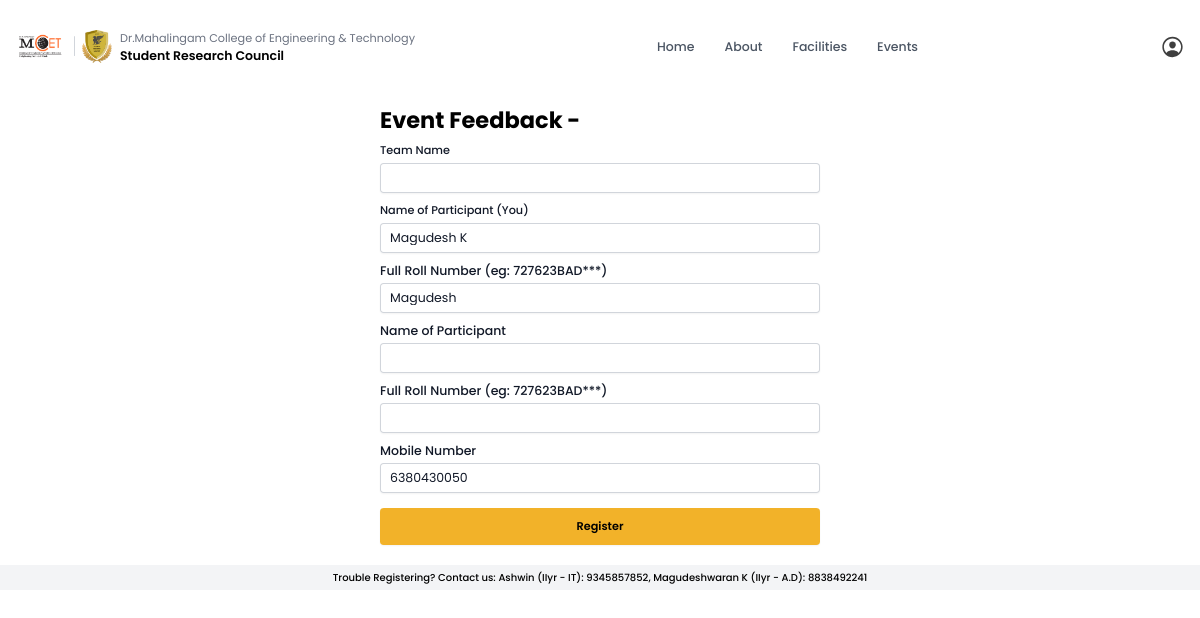
The page /event_review/1/ (signed in) on the database its author committed.
### authentication/models.py (models this page shows, shortened)
class User(AbstractUser):
    first_name = None
    last_name = None
    full_name = models.CharField(max_length=100)
    department = models.ForeignKey(department, on_delete=models.SET_NULL, null=True)
    yos = models.CharField(choices=(
        ("FIRST", "First Year"),
        ("SECOND", "Second Year"),
        ("THIRD", "Third Year"),
        ("FINAL", "Final Year")
    ), max_length=10)
    contact = models.CharField(max_length=12)
    collegemail = models.EmailField()
    USERNAME_FIELD = 'username'
    REQUIRED_FIELDS = ['email']

### core/views.py (the view)
# urls.py: path('event_review/<int:event_id>/', event_review),
@login_required
def event_review(request, event_id):
    try:
        event = microevents.objects.get(id=event_id)
        teammember.objects.filter(is_registrar = True, roll = request.user.username)
        questions = review_question.objects.filter(event = event)
    except ObjectDoesNotExist:
        return redirect('/')
    return render(request, "core/events/technofete'25_event_review.html")

### core/templates/core/events/technofete'25_event_review.html (shortened to what this page needs)
{% load static tailwind_tags %}
<!DOCTYPE html>
<html lang="en">
<head>
    {% tailwind_css %}
</head>
<body class="relative py-6">
    {% include 'core/nav.html' %}
    <div class="p-12 font-poppins max-w-[500px] mx-auto" id="register">
        <p class="text-4xl font-bold">Event Feedback - </p>
        <form class="bg-white form" method="POST">
            <div class="space-y-12">
              <div>
                <div class="mt-4  gap-x-6 gap-y-8 sm:grid-cols-6">
                        <div class="sm:col-span-3 mt-4">
                          <label for="title" class="block text-lg font-medium leading-6 text-gray-900">Team Name</label>
                          <div class="mt-2 min-w-full">
                            <div class="min-w-full flex rounded-md shadow-sm ring-1 ring-inset ring-gray-300 focus-within:ring-2 focus-within:ring-inset focus-within:ring-indigo-600 sm:max-w-md">
                              <input required type="text" maxlength="100" name="teamname" id="title" class="min-w-full block border-0 bg-transparent py-3 pl-4 text-gray-900 placeholder:text-gray-400 focus:ring-0 text-xl sm:leading-6" >
                            </div>
                          </div>
                        </div>
                        <div class="sm:col-span-3 mt-4">
                            <label for="title" class="block text-lg font-medium leading-6 text-gray-900">Name of Participant {{ forloop.counter }} (You)</label>
                            <div class="mt-2 min-w-full">
                              <div class="min-w-full flex rounded-md shadow-sm ring-1 ring-inset ring-gray-300 focus-within:ring-2 focus-within:ring-inset focus-within:ring-indigo-600 sm:max-w-md">
                                <input required type="text" value="{{request.user.full_name}}" disabled  maxlength="100" class="min-w-full block border-0 bg-transparent py-3 pl-4 text-gray-900 placeholder:text-gray-400 focus:ring-0 text-xl sm:leading-6" >
                              </div>
                            </div>
                        </div>
                        <div class="sm:col-span-3 mt-4">
                            <label for="title" class="block text-xl font-medium leading-6 text-gray-900">Full Roll Number (eg: 727623BAD***)</label>
                            <div class="mt-2 min-w-full">
                              <div class="min-w-full flex rounded-md shadow-sm ring-1 ring-inset ring-gray-300 focus-within:ring-2 focus-within:ring-inset focus-within:ring-indigo-600 sm:max-w-md">
                                <input required type="text" value="{{request.user.username}}" disabled class="min-w-full block border-0 bg-transparent py-3 pl-4 text-gray-900 placeholder:text-gray-400 focus:ring-0 text-xl sm:leading-6" >
                              </div>
                            </div>
                        </div>
                    <div class="sm:col-span-3 mt-4">
                      <label for="title" class="block text-xl font-medium leading-6 text-gray-900">Name of Participant {{ forloop.counter }}</label>
                      <div class="mt-2 min-w-full">
                        <div class="min-w-full flex rounded-md shadow-sm ring-1 ring-inset ring-gray-300 focus-within:ring-2 focus-within:ring-inset focus-within:ring-indigo-600 sm:max-w-md">
                          <input type="text" maxlength="100" name="participantname" class="min-w-full block border-0 bg-transparent py-3 pl-4 text-gray-900 placeholder:text-gray-400 focus:ring-0 text-xl sm:leading-6" >
                        </div>
                      </div>
                  </div>
                  <div class="sm:col-span-3 mt-4">
                      <label for="title" class="block text-xl font-medium leading-6 text-gray-900">Full Roll Number (eg: 727623BAD***)</label>
                      <div class="mt-2 min-w-full">
                        <div class="min-w-full flex rounded-md shadow-sm ring-1 ring-inset ring-gray-300 focus-within:ring-2 focus-within:ring-inset focus-within:ring-indigo-600 sm:max-w-md">
                          <input type="text" name="rollno" oninput="this.value = this.value.toLowerCase()" class="rollno min-w-full block border-0 bg-transparent py-3 pl-4 text-gray-900 placeholder:text-gray-400 focus:ring-0 text-xl sm:leading-6" >
                        </div>
                      </div>
                  </div>
                        <div class="sm:col-span-3 mt-4 relative">
                            <label for="title" class="block text-xl font-medium leading-6 text-gray-900">Mobile Number</label>
                            <div class="mt-2 w-full">
                              <div class="min-w-full flex rounded-md shadow-sm ring-1 ring-inset ring-gray-300 focus-within:ring-2 focus-within:ring-inset focus-within:ring-indigo-600">
                                <input required name="contact" value="{{request.user.contact}}" class="contact w-full block border-0 bg-transparent py-3 pl-4 text-gray-900 placeholder:text-gray-400 focus:ring-0 text-xl sm:leading-6 relative" >
                              </div>
                            </div>
                        </div>
                </div>
              </div>
              </div>
              <div class="mt-6 w-full">
                <button type="submit" class="submitbtn w-full  rounded-md bg-[#F2B229] px-6 py-4 text-lg font-semibold text-black shadow-sm hover:bg-[#ad8632] focus-visible:outline focus-visible:outline-2 focus-visible:outline-offset-2 focus-visible:outline-indigo-600">Register</button>
              </div>
        </form>
    </div>
    <div class="absolute bottom-0 w-full bg-gray-100 p-2 font-poppins text-center font-medium">
        <p>Trouble Registering? Contact us: Ashwin (IIyr - IT): 9345857852, Magudeshwaran K (IIyr - A.D): 8838492241</p>
    </div>
</body>
</html>

### rows shown on the page
User: user.full_name "Magudesh K", user.username "Magudesh", contact "6380430050"
